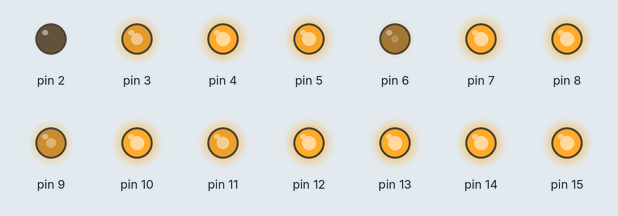
This sketch was run on a simulated Arduino Uno, built with avr-gcc and run on an emulated ATmega328P. Shown: output pins drawn as LEDs (lit = HIGH). What the sketch prints to the serial monitor is not drawn.

Above: at 0.3 s.
Timing chart, 0 to 1.8 s (numbered marks = the images above):
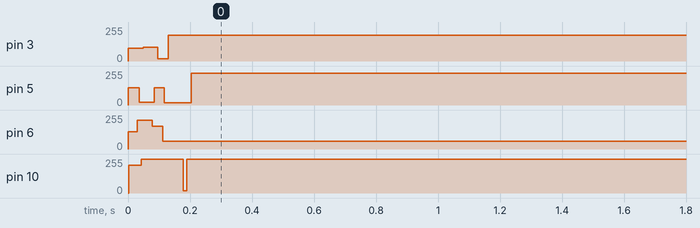

The sketch:

physicalMap.ino
```cpp
#include <stdio.h>
#include <fcntl.h>

int pwmPins[50];
int pinCount = sizeof(pwmPins);
int dates[24] = {12, 13, 19, 19, 19 , 19, 20, 20, 32, 33, 33, 39, 40, 40, 40, 40, 46, 46, 47, 122, 129, 151}; //Converted dates to some pseudodates
//string states[24] = {"MI", "NC", "IN", "GA", "IA", "KS", "OH", "IL", "WA", "TN", "TX", "VA", "AZ", "MA", "NJ", "WI", "MD", "UT", "NY", "CA", "CT", "AL", "OK", "MO"};
int today = 40;

//What it does: Loops through the array of dates, then find the its map of states, then use state as key to find its pin number

void setup() {
  Serial.begin(9600);
  for (int i = 2; i <= 52; i++) {
    pwmPins[i] = i;
  }
  for (int thisPin = 0; thisPin < pinCount; thisPin++) {
    pinMode(pwmPins[thisPin], OUTPUT);
  }
  for (int i = 0; i < sizeof(dates); i++) {
    int brightness = 256 - abs(dates[i] - today) * 6; //Set brightness to 256 - dDays
    Serial.println(brightness);
    analogWrite(pwmPins[i+2], brightness); //Set brightness
  }
}

void loop() {

}
```
